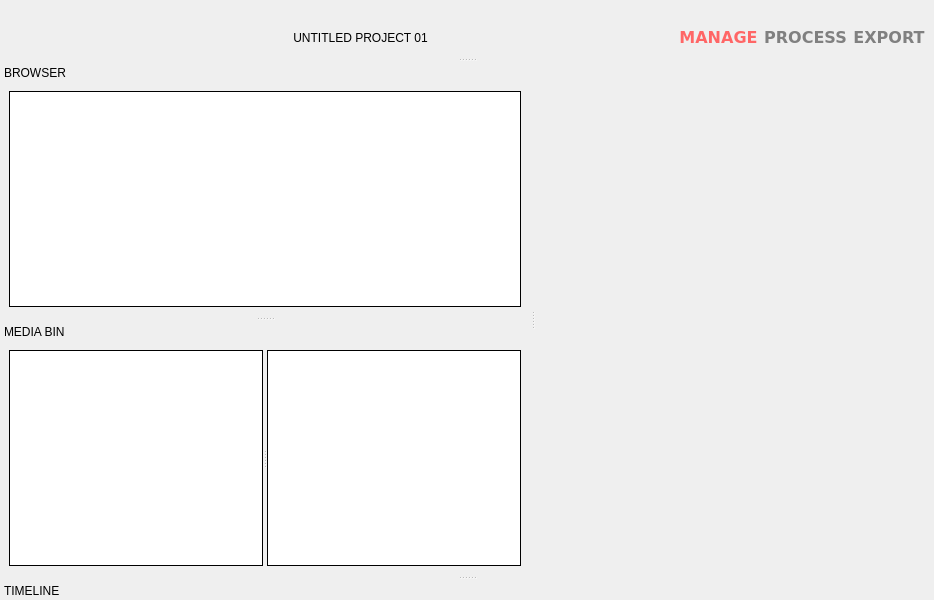
<?xml version="1.0" encoding="UTF-8"?>
<ui version="4.0">
 <class>NewMainWindow</class>
 <widget class="QMainWindow" name="NewMainWindow">
  <property name="geometry">
   <rect>
    <x>0</x>
    <y>0</y>
    <width>934</width>
    <height>600</height>
   </rect>
  </property>
  <property name="windowTitle">
   <string>MainWindow</string>
  </property>
  <widget class="QWidget" name="centralwidget">
   <layout class="QVBoxLayout" name="verticalLayout_2"/>
  </widget>
  <widget class="QDockWidget" name="browserDockWidget">
   <property name="floating">
    <bool>false</bool>
   </property>
   <property name="features">
    <set>QDockWidget::DockWidgetMovable</set>
   </property>
   <property name="allowedAreas">
    <set>Qt::BottomDockWidgetArea|Qt::LeftDockWidgetArea|Qt::RightDockWidgetArea</set>
   </property>
   <property name="windowTitle">
    <string>BROWSER</string>
   </property>
   <attribute name="dockWidgetArea">
    <number>1</number>
   </attribute>
   <widget class="QWidget" name="dockWidgetContents">
    <layout class="QVBoxLayout" name="verticalLayout_3">
     <item>
      <widget class="QSplitter" name="browserSplitter">
       <property name="orientation">
        <enum>Qt::Horizontal</enum>
       </property>
       <widget class="QTreeView" name="dirTreeView">
        <property name="frameShape">
         <enum>QFrame::Panel</enum>
        </property>
        <property name="frameShadow">
         <enum>QFrame::Plain</enum>
        </property>
       </widget>
      </widget>
     </item>
    </layout>
   </widget>
  </widget>
  <widget class="QDockWidget" name="topWdget">
   <property name="floating">
    <bool>false</bool>
   </property>
   <property name="features">
    <set>QDockWidget::NoDockWidgetFeatures</set>
   </property>
   <property name="allowedAreas">
    <set>Qt::TopDockWidgetArea</set>
   </property>
   <attribute name="dockWidgetArea">
    <number>4</number>
   </attribute>
   <widget class="QWidget" name="dockWidgetContents_2">
    <property name="maximumSize">
     <size>
      <width>16777215</width>
      <height>48</height>
     </size>
    </property>
    <layout class="QHBoxLayout" name="horizontalLayout_2">
     <item>
      <widget class="QPushButton" name="aboutButton">
       <property name="styleSheet">
        <string notr="true">QPushButton
{
	border: 0px;
	background: transparent;
}</string>
       </property>
       <property name="text">
        <string/>
       </property>
       <property name="icon">
        <iconset resource="Resources.qrc">
         <normaloff>:/Images/Icons/logo.png</normaloff>:/Images/Icons/logo.png</iconset>
       </property>
       <property name="iconSize">
        <size>
         <width>128</width>
         <height>30</height>
        </size>
       </property>
       <property name="flat">
        <bool>true</bool>
       </property>
      </widget>
     </item>
     <item>
      <spacer name="horizontalSpacer_2">
       <property name="orientation">
        <enum>Qt::Horizontal</enum>
       </property>
       <property name="sizeHint" stdset="0">
        <size>
         <width>203</width>
         <height>20</height>
        </size>
       </property>
      </spacer>
     </item>
     <item>
      <widget class="QLabel" name="label">
       <property name="lineWidth">
        <number>0</number>
       </property>
       <property name="text">
        <string>UNTITLED PROJECT 01</string>
       </property>
       <property name="alignment">
        <set>Qt::AlignCenter</set>
       </property>
       <property name="margin">
        <number>5</number>
       </property>
       <property name="textInteractionFlags">
        <set>Qt::NoTextInteraction</set>
       </property>
      </widget>
     </item>
     <item>
      <spacer name="horizontalSpacer">
       <property name="orientation">
        <enum>Qt::Horizontal</enum>
       </property>
       <property name="sizeHint" stdset="0">
        <size>
         <width>203</width>
         <height>20</height>
        </size>
       </property>
      </spacer>
     </item>
     <item>
      <widget class="QPushButton" name="pushButton_7">
       <property name="font">
        <font>
         <family>DejaVu Sans</family>
         <pointsize>12</pointsize>
         <weight>75</weight>
         <bold>true</bold>
        </font>
       </property>
       <property name="styleSheet">
        <string notr="true">QPushButton
{
	color: gray;
	background-color: transparent;
	border: 0px;
}

QPushButton::checked
{
	color: #ff6666;
}</string>
       </property>
       <property name="text">
        <string>MANAGE</string>
       </property>
       <property name="checkable">
        <bool>true</bool>
       </property>
       <property name="checked">
        <bool>true</bool>
       </property>
       <property name="autoRepeat">
        <bool>false</bool>
       </property>
       <property name="autoDefault">
        <bool>true</bool>
       </property>
       <attribute name="buttonGroup">
        <string notr="true">buttonGroup</string>
       </attribute>
      </widget>
     </item>
     <item>
      <widget class="QPushButton" name="pushButton_8">
       <property name="font">
        <font>
         <family>DejaVu Sans</family>
         <pointsize>12</pointsize>
         <weight>75</weight>
         <bold>true</bold>
        </font>
       </property>
       <property name="styleSheet">
        <string notr="true">QPushButton
{
	color: gray;
	background-color: transparent;
	border: 0px;
}

QPushButton::checked
{
	color: #ffff66;
}</string>
       </property>
       <property name="text">
        <string>PROCESS</string>
       </property>
       <property name="checkable">
        <bool>true</bool>
       </property>
       <attribute name="buttonGroup">
        <string notr="true">buttonGroup</string>
       </attribute>
      </widget>
     </item>
     <item>
      <widget class="QPushButton" name="pushButton_9">
       <property name="font">
        <font>
         <family>DejaVu Sans</family>
         <pointsize>12</pointsize>
         <weight>75</weight>
         <bold>true</bold>
        </font>
       </property>
       <property name="styleSheet">
        <string notr="true">QPushButton
{
	color: gray;
	background-color: transparent;
	border: 0px;
}

QPushButton::checked
{
	color: #6666ff;
}</string>
       </property>
       <property name="text">
        <string>EXPORT</string>
       </property>
       <property name="checkable">
        <bool>true</bool>
       </property>
       <attribute name="buttonGroup">
        <string notr="true">buttonGroup</string>
       </attribute>
      </widget>
     </item>
    </layout>
   </widget>
  </widget>
  <widget class="QDockWidget" name="timelineDockWidget">
   <property name="maximumSize">
    <size>
     <width>524287</width>
     <height>524287</height>
    </size>
   </property>
   <property name="features">
    <set>QDockWidget::DockWidgetMovable</set>
   </property>
   <property name="allowedAreas">
    <set>Qt::BottomDockWidgetArea|Qt::LeftDockWidgetArea|Qt::RightDockWidgetArea</set>
   </property>
   <property name="windowTitle">
    <string>TIMELINE</string>
   </property>
   <attribute name="dockWidgetArea">
    <number>8</number>
   </attribute>
   <widget class="QWidget" name="dockWidgetContents_3"/>
  </widget>
  <widget class="QDockWidget" name="mediaDockWidget">
   <property name="features">
    <set>QDockWidget::DockWidgetMovable</set>
   </property>
   <property name="allowedAreas">
    <set>Qt::BottomDockWidgetArea|Qt::LeftDockWidgetArea|Qt::RightDockWidgetArea</set>
   </property>
   <property name="windowTitle">
    <string>MEDIA BIN</string>
   </property>
   <attribute name="dockWidgetArea">
    <number>1</number>
   </attribute>
   <widget class="QWidget" name="dockWidgetContents_4">
    <layout class="QVBoxLayout" name="verticalLayout_4">
     <item>
      <widget class="QSplitter" name="splitter_2">
       <property name="orientation">
        <enum>Qt::Horizontal</enum>
       </property>
       <widget class="QTreeView" name="treeView">
        <property name="frameShape">
         <enum>QFrame::Panel</enum>
        </property>
        <property name="frameShadow">
         <enum>QFrame::Plain</enum>
        </property>
       </widget>
       <widget class="QListView" name="listView_2">
        <property name="frameShape">
         <enum>QFrame::Panel</enum>
        </property>
        <property name="frameShadow">
         <enum>QFrame::Plain</enum>
        </property>
       </widget>
      </widget>
     </item>
    </layout>
   </widget>
  </widget>
 </widget>
 <resources>
  <include location="Resources.qrc"/>
 </resources>
 <connections/>
 <buttongroups>
  <buttongroup name="buttonGroup"/>
 </buttongroups>
</ui>
